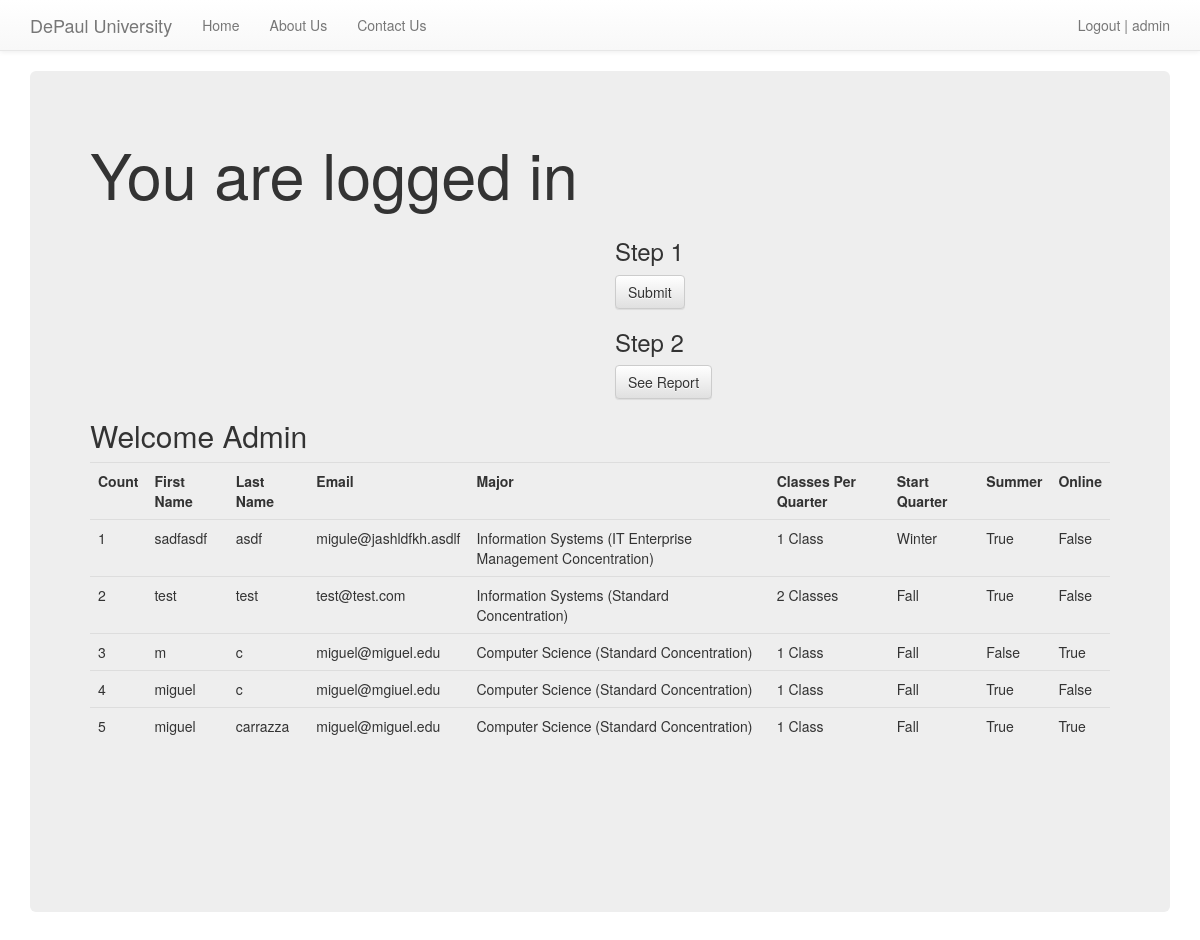
Before: / (signed in) with the older database file.
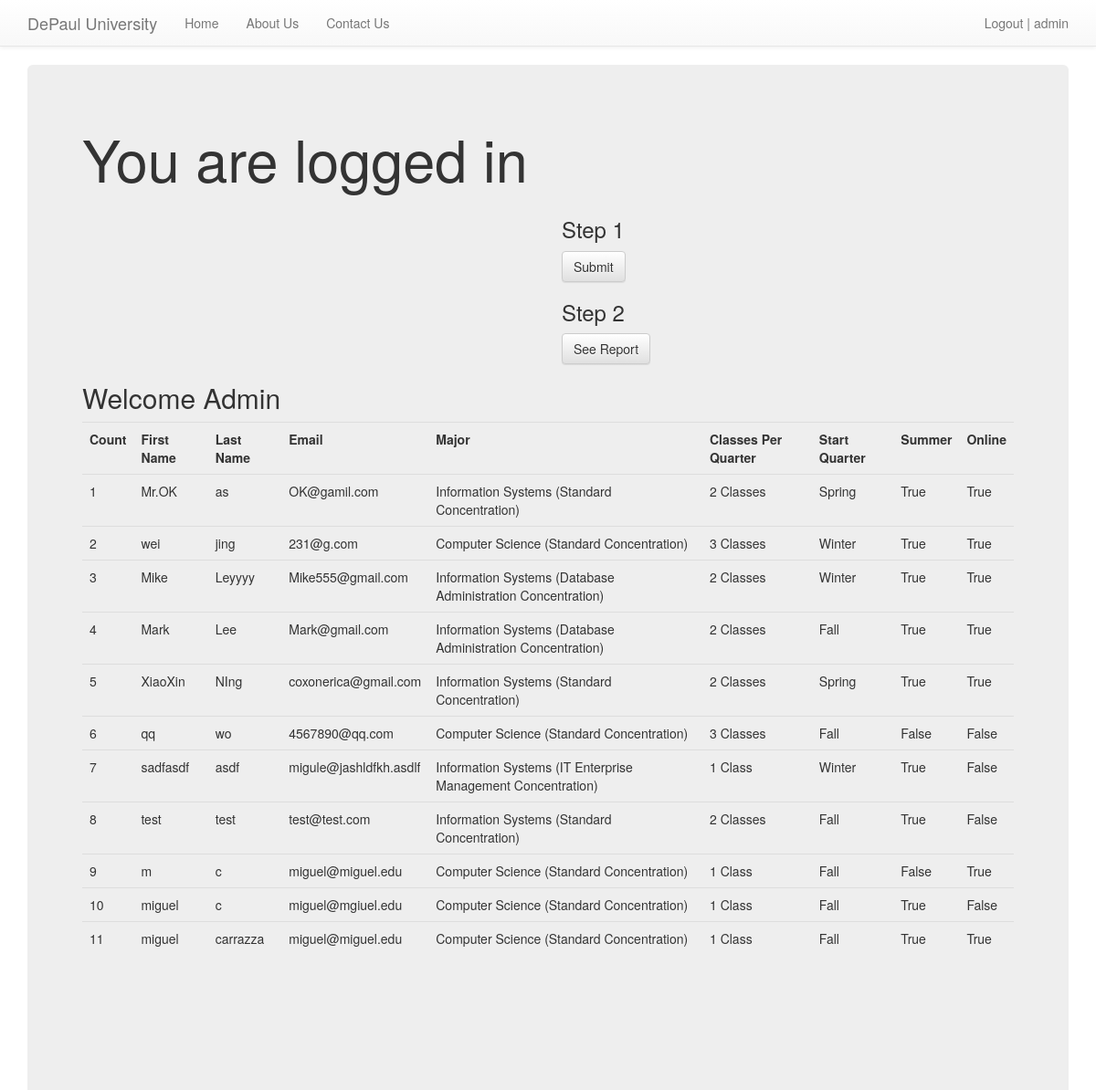
After: the same page with the newer database file.
### MyHome/models.py (models this page shows, shortened)
class SignUp(models.Model):
    email = models.EmailField()
    First_Name = models.CharField(max_length=120, blank=False, null=True)
    Last_Name = models.CharField(max_length=120, blank=False, null=True)
    Classes_Per_Quarter = models.CharField(max_length=120, blank=False, null=True, default = '1')
    Major = models.CharField(max_length=120, blank=False, null=True, default = "Computer Science (Standard Concentration)")
    Classes_Per_Quarter = models.CharField(max_length=120, blank=False, null=True)
    Major = models.CharField(max_length=120, blank=False, null=True)
    summer = models.BooleanField(default=False)
    online = models.BooleanField(default=False)
    timestamp = models.DateTimeField(auto_now_add=True, auto_now=False)
    updated = models.DateTimeField(auto_now_add=False, auto_now=True)
    ClassesPerQuarter = (('1', '1'), ('2', '2'), ('3', '3'),)
    ClassesPerQuarter = (('1 Class', '1 Class'), ('2 Classes', '2 Classes'), ('3 Classes', '3 Classes'),)
    Classes_Per_Quarter = models.CharField(max_length=120, choices=ClassesPerQuarter, default = '1')
    Classes_Per_Quarter = models.CharField(max_length=120, choices=ClassesPerQuarter)
    MyMajor = (('Computer Science (Standard Concentration)', 'Computer Science (Standard Concentration)'),
               ('Information Systems (Business Analysis/Systems Analysis)', 'Information Systems (Business Analysis/Systems Analysis)'),
               ('Information Systems (Business Intelligence Concentration)', 'Information Systems (Business Intelligence Concentration)'),
               ('Information Systems (Database Administration Concentration)', 'Information Systems (Database Administration Concentration)'),
               ('Information Systems (IT Enterprise Management Concentration)', 'Information Systems (IT Enterprise Management Concentration)'),
               ('Information Systems (Standard Concentration)', 'Information Systems (Standard Concentration)'),)
    Major = models.CharField(max_length=120, choices=MyMajor, default = "Computer Science (Standard Concentration)")
    StartQuarter = (('Fall', 'Fall'), ('Winter', 'Winter'), ('Spring', 'Spring'),)
    Start_Quarter = models.CharField(max_length=120, choices=StartQuarter, default = 'Fall')
    Start_Quarter = models.CharField(max_length=120, choices=StartQuarter)

### MyHome/views.py (the view, shortened to what this page needs)
# urls.py: url(r'^$', home, name='home'),
def home(request):
    title = 'Sign Up Now'
    form = SignUpForm(request.POST or None)
    context = {
        "title": title,
        "form": form
    }
    if request.user.is_authenticated() and request.user.is_staff:
        queryset = SignUp.objects.all().order_by('-timestamp')
        context = {
            "queryset": queryset
        }
    return render(request, "home.html", context)

### templates/home.html (shortened to what this page needs)
{% extends "base.html" %}
{% load crispy_forms_tags %}
{% block jumbotron %}
<div class="jumbotron">
{% endblock %}
{% block content %}
{% if request.user.is_authenticated %}
<h1>You are logged in</h1>
<div class='row'>
    <div class='col-sm-5 col-sm-offset-6'>
<form method='POST' action=''>{% csrf_token %}
    <h3>Step 1</h3>
    <input class='btn btn-default' type='Submit' value='Submit'/>
    <h3>Step 2</h3>
    <input class='btn btn-default' onclick="window.location.href='/result/'" type='button' value='See Report'/>
</form>
    </div>
</div>
    {% if queryset %}
    <h2>Welcome Admin</h2>
    <table class='table'>
        <tr>
            <th>Count</th>
            <th>First Name</th>
            <th>Last Name</th>
            <th>Email</th>
            <th>Major</th>
            <th>Classes Per Quarter</th>
            <th>Start Quarter</th>
            <th>Summer</th>
            <th>Online</th>
        </tr>
    {% for instance in queryset %}
        <tr><td>{{ forloop.counter }}</td>
            <td>{{ instance.First_Name }} </td>
            <td>{{ instance.Last_Name }} </td>
            <td>{{ instance.email }} </td>
            <td>{{ instance.Major }}</td>
            <td>{{ instance.Classes_Per_Quarter }} </td>
            <td>{{ instance.Start_Quarter }}</td>
            <td>{{ instance.summer }} </td>
            <td>{{ instance.online }} </td>
        </tr>
    {% endfor %}
    </table>
    {% endif %}
{% endif %}
<div class = "row">
<br><br><br><br><br>
</div>
{% endblock %}

Changed rows visible on the page:
added SignUp: First_Name "Mr.OK", Last_Name "as", email "OK@gamil.com", Major "Information Systems (Standard Concentration)", Classes_Per_Quarter "2 Classes", Start_Quarter "Spring", summer "True", online "True"
added SignUp: First_Name "wei", Last_Name "jing", email "231@g.com", Major "Computer Science (Standard Concentration)", Classes_Per_Quarter "3 Classes", Start_Quarter "Winter", summer "True", online "True"
added SignUp: First_Name "Mike", Last_Name "Leyyyy", email "Mike555@gmail.com", Major "Information Systems (Database Administration Concentration)", Classes_Per_Quarter "2 Classes", Start_Quarter "Winter", summer "True", online "True"
added SignUp: First_Name "Mark", Last_Name "Lee", email "Mark@gmail.com", Major "Information Systems (Database Administration Concentration)", Classes_Per_Quarter "2 Classes", Start_Quarter "Fall", summer "True", online "True"
added SignUp: First_Name "XiaoXin", Last_Name "NIng", email "coxonerica@gmail.com", Major "Information Systems (Standard Concentration)", Classes_Per_Quarter "2 Classes", Start_Quarter "Spring", summer "True", online "True"
added SignUp: First_Name "qq", Last_Name "wo", email "4567890@qq.com", Major "Computer Science (Standard Concentration)", Classes_Per_Quarter "3 Classes", Start_Quarter "Fall", summer "False", online "False"
